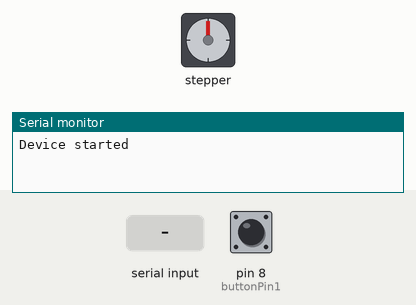
This sketch was run on a simulated Arduino Uno, built with avr-gcc and run on an emulated ATmega328P. Parts: stepper motor, the last lines printed to the serial monitor. The inputs (shaded band) are chosen by the test bench; at power-on: pin 8 (buttonPin1) LOW. Stepper angles assume 4096 steps per turn.

Above: at 1.2 s.
1.3 s: "1" received over Serial
At 1.83 s:
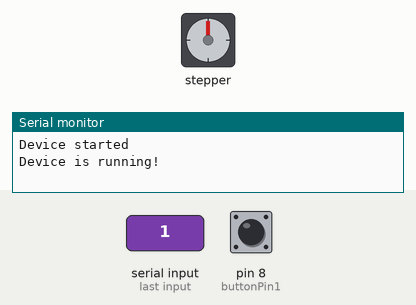
4.3 s: pin 8 (buttonPin1) pulled HIGH for 0.15 s
At 7.19 s:
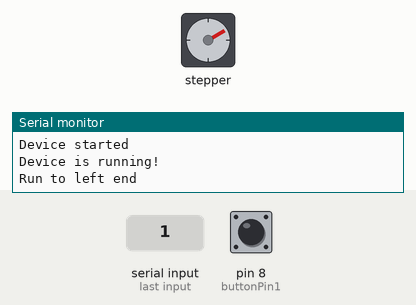
7.3 s: byte 1 (1) received over Serial
At 7.56 s:
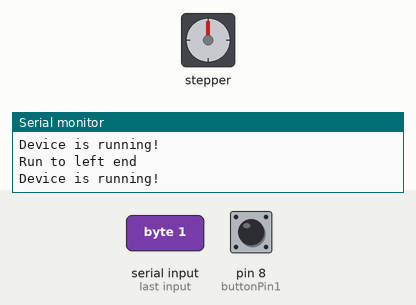
10.3 s: pin 8 (buttonPin1) pulled HIGH for 1 s
13.3 s: "0" received over Serial
At 13.56 s:
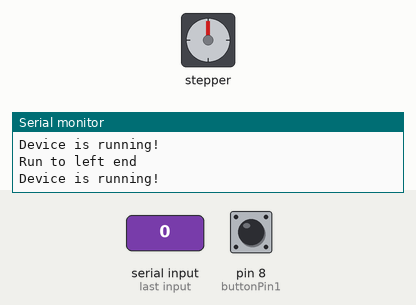
16.3 s: pin 8 (buttonPin1) pulled HIGH for 3.2 s
Timing chart, 0 to 20.6 s (numbered marks = the images above; inputs shaded):
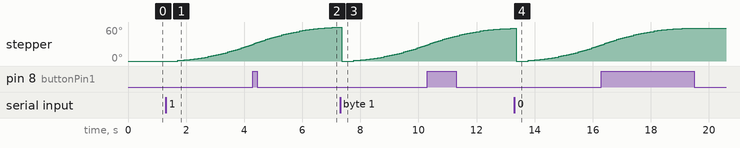

The sketch:

slider.ino
```cpp
#include <AccelStepper.h>

#include <Bounce2.h>

//----------------
const int displayLine = 4;
//----------------
#define motorPin1 12
#define motorPin2 11
#define motorPin3 10
#define motorPin4 9
//----------------
String inputString = "";
const int buttonPin1 = 8;
Bounce debouncer = Bounce();

AccelStepper stepper1(8, motorPin1, motorPin3, motorPin2, motorPin4);

//----------------
// 0 - not started
// 1 - running
// 2 - left end
int deviceState = 0;
//----------------
void setup()
{
  Serial.begin(9600);
  Serial.println("Device started");
  debouncer.attach(buttonPin1);
  debouncer.interval(5); // interval in ms

}

void loop()
{
  debouncer.update();
  if(debouncer.read() == 1 && deviceState==1)
  {
    deviceState=2;
    Stop();
  }

   stepper1.run();
}

void serialEvent() {
  while (Serial.available()) {
    // get the new byte:
    char inChar = (char)Serial.read();
    // add it to the inputString:
    inputString += inChar;
    if (inputString="#S#")
    {
      inputString ="";
      Start();
    }
  }
}

void Stop()
{
  stepper1.stop();
  DisplayData();
}

void Start()
{
  stepper1.enableOutputs();
  stepper1.setCurrentPosition(0);
  stepper1.setMaxSpeed(300);
  stepper1.setAcceleration(70);
  stepper1.moveTo(20000);
  deviceState = 1;
  DisplayData();
}

void DisplayData()
{
  for (int i = 0; i < displayLine; i++)
  {
    Serial.println();
  }
  if(deviceState==1) Serial.println("Device is running!");
  if(deviceState==2) Serial.println("Run to left end");
}
```

Measured:
- after the input at 1.3 s, stepper: keeps turning clockwise at about 12°/s, starting after 0.42 s
- after the input at 7.3 s, stepper: turns 60° counter-clockwise in 0.00 s, then 28° clockwise in 2.5 s
- after the input at 13.3 s, stepper: turns 58° counter-clockwise in 0.00 s, then 29° clockwise in 2.5 s
